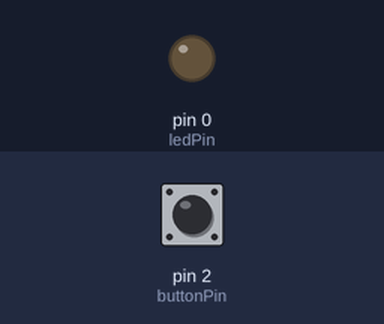
The sketch below on a simulated Arduino Uno, built with avr-gcc and run on an emulated ATmega328P. On the bench: output pins drawn as LEDs (lit = HIGH). Dashed ring = blinking. The inputs (shaded band) are chosen by the test bench; at power-on: pin 2 (buttonPin) HIGH.

Above: at 1.2 s.
1.3 s: pin 2 (buttonPin) pulled LOW for 1 s
At 1.67 s:
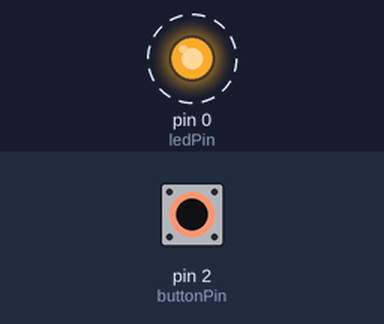
3.8 s: pin 2 (buttonPin) pulled LOW for 0.15 s
At 4.8 s:
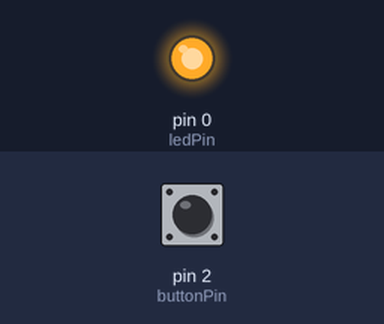
5.5 s: pin 2 (buttonPin) pulled LOW for 3.2 s
At 9.5 s:
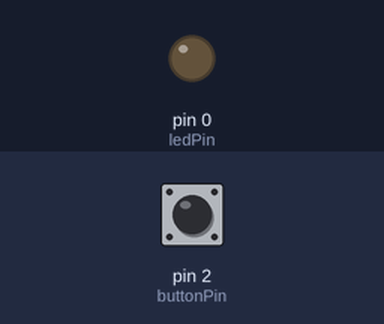
Timing chart, 0 to 11.0 s (numbered marks = the images above; inputs shaded):
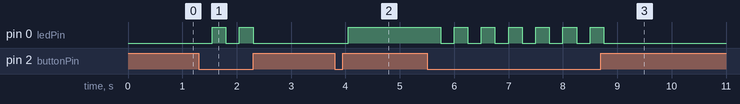

Measured:
- after the input at 1.3 s, pin 0 (ledPin): alternates HIGH for 0.25 s and LOW for 0.25 s, 4 changes in all, then stays LOW, starting after 0.25 s
- after the input at 3.8 s, pin 0 (ledPin): LOW → HIGH after 0.25 s
- after the input at 5.5 s, pin 0 (ledPin): alternates HIGH for 0.25 s and LOW for 0.25 s, 13 changes in all, then stays LOW, starting after 0.25 s

The sketch:

clap_switch.ino
```cpp
const int buttonPin = 2;
const int ledPin = 0;


int buttonstate = 0;
int ledstate = 0;

void setup() {

pinMode(ledPin, OUTPUT);

pinMode(buttonPin, INPUT);
}

void loop(){

buttonstate = digitalRead(buttonPin);
ledstate = digitalRead(ledPin);

if (ledstate == HIGH && buttonstate == LOW) {
delay(250);
digitalWrite(ledPin, LOW);
}
if (ledstate == LOW && buttonstate == LOW) {
delay(250);
digitalWrite(ledPin, HIGH);
}
}
```
